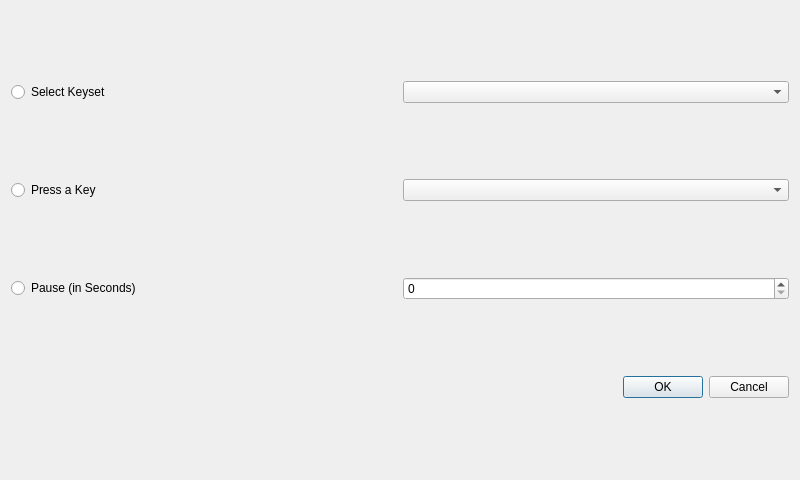
<?xml version="1.0" encoding="UTF-8"?>
<ui version="4.0">
 <class>PIRCreateCommandDialog</class>
 <widget class="QDialog" name="PIRCreateCommandDialog">
  <property name="geometry">
   <rect>
    <x>0</x>
    <y>0</y>
    <width>800</width>
    <height>480</height>
   </rect>
  </property>
  <property name="windowTitle">
   <string>Choose a Command</string>
  </property>
  <layout class="QGridLayout" name="gridLayout">
   <item row="0" column="0">
    <widget class="QRadioButton" name="selectKeysetRadioButton">
     <property name="text">
      <string>Select Keyset</string>
     </property>
    </widget>
   </item>
   <item row="0" column="1">
    <widget class="QComboBox" name="keysetComboBox"/>
   </item>
   <item row="1" column="0">
    <widget class="QRadioButton" name="pressKeyRadioButton">
     <property name="text">
      <string>Press a Key</string>
     </property>
    </widget>
   </item>
   <item row="1" column="1">
    <widget class="QComboBox" name="keyComboBox"/>
   </item>
   <item row="2" column="0">
    <widget class="QRadioButton" name="pauseRadioButton">
     <property name="text">
      <string>Pause (in Seconds)</string>
     </property>
    </widget>
   </item>
   <item row="2" column="1">
    <widget class="QSpinBox" name="pauseTimeSpinBox">
     <property name="maximum">
      <number>9999</number>
     </property>
    </widget>
   </item>
   <item row="3" column="0" colspan="2">
    <widget class="QDialogButtonBox" name="buttonBox">
     <property name="orientation">
      <enum>Qt::Horizontal</enum>
     </property>
     <property name="standardButtons">
      <set>QDialogButtonBox::Cancel|QDialogButtonBox::Ok</set>
     </property>
    </widget>
   </item>
  </layout>
 </widget>
 <resources/>
 <connections>
  <connection>
   <sender>buttonBox</sender>
   <signal>accepted()</signal>
   <receiver>PIRCreateCommandDialog</receiver>
   <slot>accept()</slot>
   <hints>
    <hint type="sourcelabel">
     <x>248</x>
     <y>254</y>
    </hint>
    <hint type="destinationlabel">
     <x>157</x>
     <y>274</y>
    </hint>
   </hints>
  </connection>
  <connection>
   <sender>buttonBox</sender>
   <signal>rejected()</signal>
   <receiver>PIRCreateCommandDialog</receiver>
   <slot>reject()</slot>
   <hints>
    <hint type="sourcelabel">
     <x>316</x>
     <y>260</y>
    </hint>
    <hint type="destinationlabel">
     <x>286</x>
     <y>274</y>
    </hint>
   </hints>
  </connection>
 </connections>
</ui>
